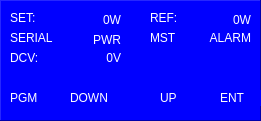
   <widget class="QFrame" name="frmKJL2ScreenBtm">
    <property name="geometry">
     <rect>
      <x>400</x>
      <y>740</y>
      <width>261</width>
      <height>121</height>
     </rect>
    </property>
    <property name="styleSheet">
     <string notr="true">background-color: rgb(0, 0, 255);</string>
    </property>
    <property name="frameShape">
     <enum>QFrame::Panel</enum>
    </property>
    <property name="frameShadow">
     <enum>QFrame::Raised</enum>
    </property>
    <widget class="QLabel" name="lblKJL2_L1P1">
     <property name="geometry">
      <rect>
       <x>10</x>
       <y>10</y>
       <width>41</width>
       <height>16</height>
      </rect>
     </property>
     <property name="styleSheet">
      <string notr="true">color: rgb(255, 255, 255);
font: 75 12pt &quot;MS Shell Dlg 2&quot;;</string>
     </property>
     <property name="text">
      <string>SET:</string>
     </property>
    </widget>
    <widget class="QLabel" name="lblKJ2_L4P1">
     <property name="geometry">
      <rect>
       <x>10</x>
       <y>90</y>
       <width>41</width>
       <height>16</height>
      </rect>
     </property>
     <property name="styleSheet">
      <string notr="true">color: rgb(255, 255, 255);
font: 75 12pt &quot;MS Shell Dlg 2&quot;;</string>
     </property>
     <property name="text">
      <string>PGM</string>
     </property>
    </widget>
    <widget class="QLabel" name="lblKJL2_L4P2">
     <property name="geometry">
      <rect>
       <x>70</x>
       <y>90</y>
       <width>51</width>
       <height>16</height>
      </rect>
     </property>
     <property name="styleSheet">
      <string notr="true">color: rgb(255, 255, 255);
font: 75 12pt &quot;MS Shell Dlg 2&quot;;</string>
     </property>
     <property name="text">
      <string>DOWN</string>
     </property>
    </widget>
    <widget class="QLabel" name="lblKJL2_L4P3">
     <property name="geometry">
      <rect>
       <x>160</x>
       <y>90</y>
       <width>41</width>
       <height>16</height>
      </rect>
     </property>
     <property name="styleSheet">
      <string notr="true">color: rgb(255, 255, 255);
font: 75 12pt &quot;MS Shell Dlg 2&quot;;</string>
     </property>
     <property name="text">
      <string>UP</string>
     </property>
    </widget>
    <widget class="QLabel" name="lblKJL2_L4P4">
     <property name="geometry">
      <rect>
       <x>220</x>
       <y>90</y>
       <width>41</width>
       <height>16</height>
      </rect>
     </property>
     <property name="styleSheet">
      <string notr="true">color: rgb(255, 255, 255);
font: 75 12pt &quot;MS Shell Dlg 2&quot;;</string>
     </property>
     <property name="text">
      <string>ENT</string>
     </property>
    </widget>
    <widget class="QLabel" name="lblKJL2_L1P2">
     <property name="geometry">
      <rect>
       <x>80</x>
       <y>10</y>
       <width>41</width>
       <height>20</height>
      </rect>
     </property>
     <property name="styleSheet">
      <string notr="true">color: rgb(255, 255, 255);
font: 75 12pt &quot;MS Shell Dlg 2&quot;;</string>
     </property>
     <property name="text">
      <string>0W</string>
     </property>
     <property name="alignment">
      <set>Qt::AlignRight|Qt::AlignTrailing|Qt::AlignVCenter</set>
     </property>
    </widget>
    <widget class="QLabel" name="lblKJL2_L3P1">
     <property name="geometry">
      <rect>
       <x>10</x>
       <y>50</y>
       <width>41</width>
       <height>16</height>
      </rect>
     </property>
     <property name="styleSheet">
      <string notr="true">color: rgb(255, 255, 255);
font: 75 12pt &quot;MS Shell Dlg 2&quot;;</string>
     </property>
     <property name="text">
      <string>DCV:</string>
     </property>
    </widget>
    <widget class="QLabel" name="lblKJL2_L3P2">
     <property name="geometry">
      <rect>
       <x>80</x>
       <y>50</y>
       <width>41</width>
       <height>16</height>
      </rect>
     </property>
     <property name="styleSheet">
      <string notr="true">color: rgb(255, 255, 255);
font: 75 12pt &quot;MS Shell Dlg 2&quot;;</string>
     </property>
     <property name="text">
      <string>0V</string>
     </property>
     <property name="alignment">
      <set>Qt::AlignRight|Qt::AlignTrailing|Qt::AlignVCenter</set>
     </property>
    </widget>
    <widget class="QLabel" name="lblKJL2_L2P1">
     <property name="geometry">
      <rect>
       <x>10</x>
       <y>30</y>
       <width>61</width>
       <height>16</height>
      </rect>
     </property>
     <property name="styleSheet">
      <string notr="true">color: rgb(255, 255, 255);
font: 75 12pt &quot;MS Shell Dlg 2&quot;;</string>
     </property>
     <property name="text">
      <string>SERIAL</string>
     </property>
    </widget>
    <widget class="QLabel" name="lblKJL2_L2P2">
     <property name="geometry">
      <rect>
       <x>70</x>
       <y>30</y>
       <width>51</width>
       <height>20</height>
      </rect>
     </property>
     <property name="styleSheet">
      <string notr="true">color: rgb(255, 255, 255);
font: 75 12pt &quot;MS Shell Dlg 2&quot;;</string>
     </property>
     <property name="text">
      <string>PWR</string>
     </property>
     <property name="alignment">
      <set>Qt::AlignRight|Qt::AlignTrailing|Qt::AlignVCenter</set>
     </property>
    </widget>
    <widget class="QLabel" name="lblKJL2_L2P3">
     <property name="geometry">
      <rect>
       <x>150</x>
       <y>30</y>
       <width>31</width>
       <height>16</height>
      </rect>
     </property>
     <property name="styleSheet">
      <string notr="true">color: rgb(255, 255, 255);
font: 75 12pt &quot;MS Shell Dlg 2&quot;;</string>
     </property>
     <property name="text">
      <string>MST</string>
     </property>
    </widget>
    <widget class="QLabel" name="lblKJL2_L2P4">
     <property name="geometry">
      <rect>
       <x>200</x>
       <y>30</y>
       <width>51</width>
       <height>16</height>
      </rect>
     </property>
     <property name="styleSheet">
      <string notr="true">color: rgb(255, 255, 255);
font: 75 12pt &quot;MS Shell Dlg 2&quot;;</string>
     </property>
     <property name="text">
      <string>ALARM</string>
     </property>
     <property name="alignment">
      <set>Qt::AlignRight|Qt::AlignTrailing|Qt::AlignVCenter</set>
     </property>
    </widget>
    <widget class="QLabel" name="lblKJL2_L1P3">
     <property name="geometry">
      <rect>
       <x>150</x>
       <y>10</y>
       <width>41</width>
       <height>16</height>
      </rect>
     </property>
     <property name="styleSheet">
      <string notr="true">color: rgb(255, 255, 255);
font: 75 12pt &quot;MS Shell Dlg 2&quot;;</string>
     </property>
     <property name="text">
      <string>REF:</string>
     </property>
    </widget>
    <widget class="QLabel" name="lblKJL2_L1P4">
     <property name="geometry">
      <rect>
       <x>210</x>
       <y>10</y>
       <width>41</width>
       <height>20</height>
      </rect>
     </property>
     <property name="styleSheet">
      <string notr="true">color: rgb(255, 255, 255);
font: 75 12pt &quot;MS Shell Dlg 2&quot;;</string>
     </property>
     <property name="text">
      <string>0W</string>
     </property>
     <property name="alignment">
      <set>Qt::AlignRight|Qt::AlignTrailing|Qt::AlignVCenter</set>
     </property>
    </widget>
   </widget>
